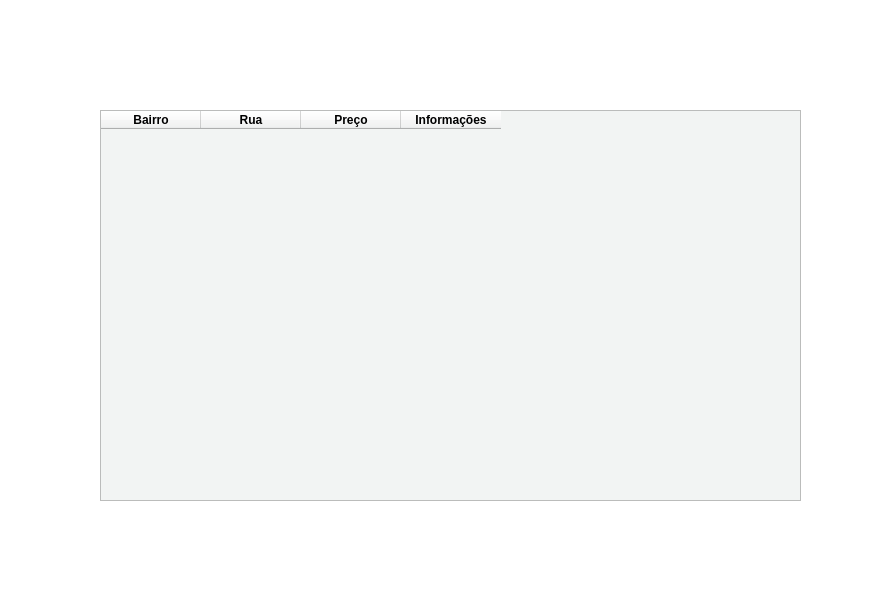
<?xml version="1.0" encoding="UTF-8"?>
<ui version="4.0">
 <class>MainWindow</class>
 <widget class="QMainWindow" name="MainWindow">
  <property name="geometry">
   <rect>
    <x>0</x>
    <y>0</y>
    <width>880</width>
    <height>600</height>
   </rect>
  </property>
  <property name="windowTitle">
   <string>MainWindow</string>
  </property>
  <property name="styleSheet">
   <string notr="true">background-color: rgb(255, 255, 255);</string>
  </property>
  <widget class="QWidget" name="centralwidget">
   <widget class="QToolButton" name="toolButton">
    <property name="geometry">
     <rect>
      <x>40</x>
      <y>30</y>
      <width>60</width>
      <height>41</height>
     </rect>
    </property>
    <property name="styleSheet">
     <string notr="true">border: none;
</string>
    </property>
    <property name="text">
     <string/>
    </property>
    <property name="icon">
     <iconset>
      <normaloff>../../exemplo/telas/images/back_12955.png</normaloff>../../exemplo/telas/images/back_12955.png</iconset>
    </property>
    <property name="iconSize">
     <size>
      <width>28</width>
      <height>28</height>
     </size>
    </property>
   </widget>
   <widget class="QTableWidget" name="tableWidget_2">
    <property name="geometry">
     <rect>
      <x>100</x>
      <y>110</y>
      <width>701</width>
      <height>391</height>
     </rect>
    </property>
    <property name="styleSheet">
     <string notr="true">background-color: #F2F4F3;
font: 75 10pt &quot;Arial&quot;;
font-weight:bold;</string>
    </property>
    <property name="gridStyle">
     <enum>Qt::DashDotDotLine</enum>
    </property>
    <column>
     <property name="text">
      <string>Bairro</string>
     </property>
    </column>
    <column>
     <property name="text">
      <string>Rua</string>
     </property>
    </column>
    <column>
     <property name="text">
      <string>Preço</string>
     </property>
    </column>
    <column>
     <property name="text">
      <string>Informações</string>
     </property>
    </column>
   </widget>
  </widget>
  <widget class="QStatusBar" name="statusbar"/>
 </widget>
 <resources/>
 <connections/>
</ui>
